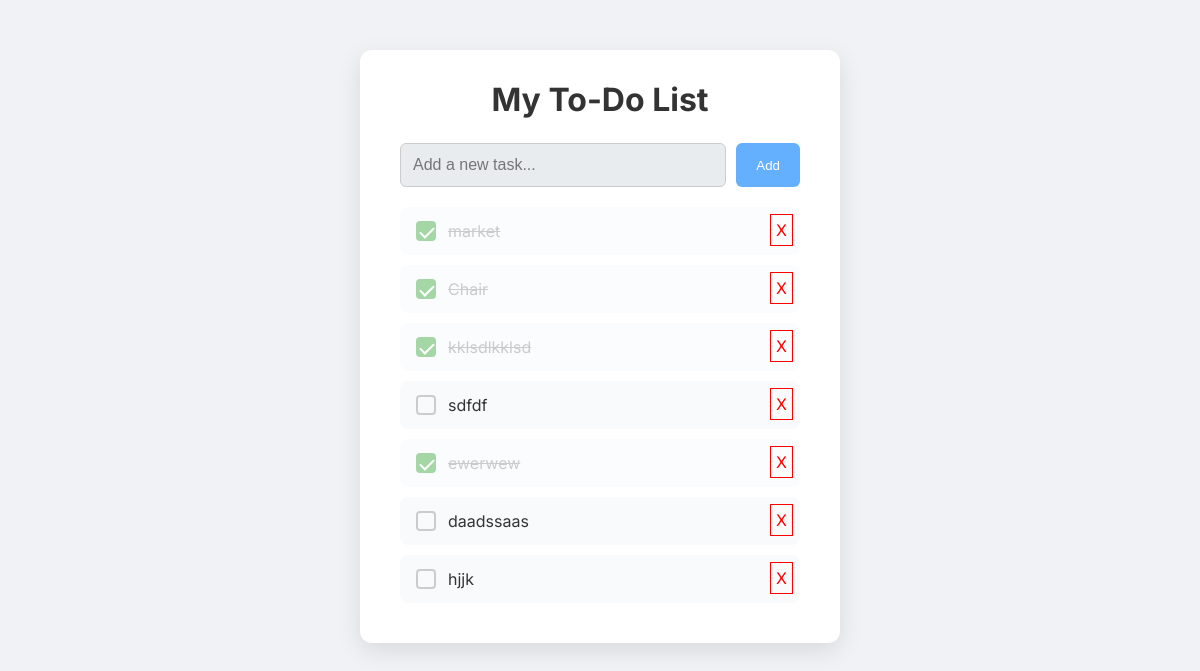
Before: / with the older database file.
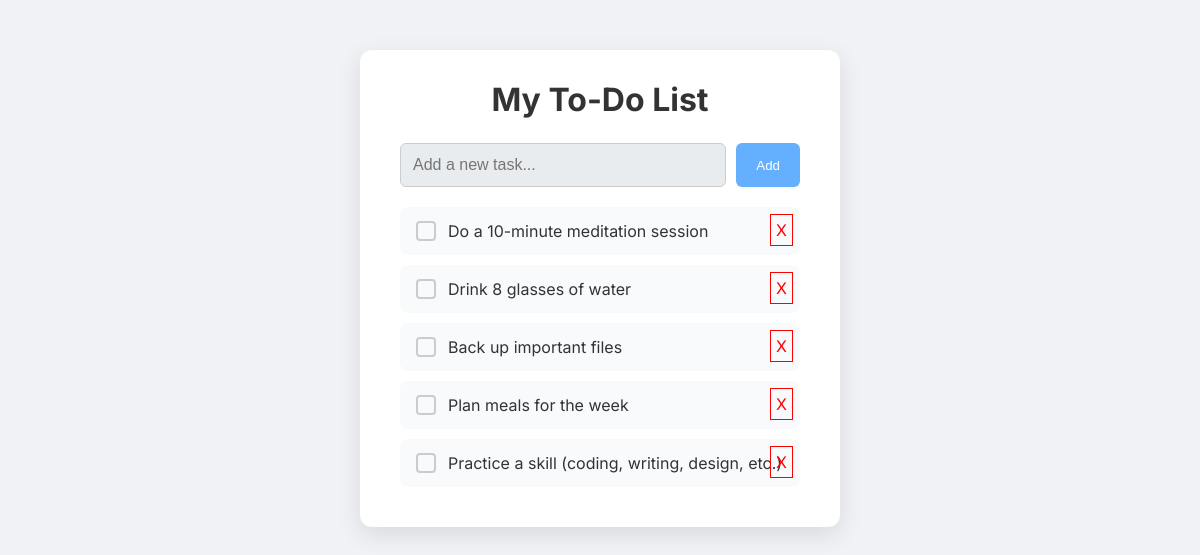
After: the same page with the newer database file.
### todoapp/models.py (models this page shows, shortened)
class Todo(models.Model):
    title = models.CharField(max_length=200)
    completed = models.BooleanField(default=False)

### todoapp/views.py (the view)
# urls.py: path('', views.index, name='index'),
def index(request):
    if request.method == 'POST':
        data = json.loads(request.body)
        todoForm = TodoForm(data)
        if todoForm.is_valid():
            cd = todoForm.cleaned_data
            print(cd)
            todo = Todo(title = cd['title'], completed = False)
            todo.save()
            print(todo)
            response = {
                "csrfmiddlewaretoken": get_token(request),
                "id": todo.id,
                "title": todo.title,
            }
            return JsonResponse(response, status=200)
        else:
            return JsonResponse(todoForm.errors, status=400)
    else:
        todos = Todo.objects.all()
        context = {
            'todos': todos
        }
        return render(request, 'index.html', context)

### todoapp/templates/index.html (shortened to what this page needs)
{% load static %}
<!DOCTYPE html>
<html lang="en">
  <head>
    <link rel="stylesheet" href="{% static 'styles/style.css' %}" />
  </head>
  <body>
    <div class="app-container">
      <h1>My To-Do List</h1>
      <form class="input-group" method="POST" action="#" onsubmit="return false">
        <input type="text" placeholder="Add a new task..." name="title" id="title"/>
        <button type="submit" onclick="submitForm(event)">Add</button><div class="spinner hide" id="submitSpinner"></div>
      </form>
      <ul class="task-list", id="parentlist">
        {% for todo in todos %}
        <li id="task{{ todo.id }}">
          {% if todo.completed %}
          <label class="task disabled">
            <span class="checkmark"></span>
            <span class="task-text">{{ todo.title}}</span>
          </label>
          {% else %}
            <label class="task">
              <span class="checkmark"></span>
              <span class="task-text">{{ todo.title}}</span>
            </label>
          {% endif %}
          <span class="close" onclick="deleteTodo(event,'{{ todo.id }}')">X</span>
        </li>
        {% endfor %}
      </ul>
    </div>
  </body>
</html>

### static/styles/style.css (style rules this page uses)
* { margin: 0; padding: 0; box-sizing: border-box; }
body { font-family: 'Inter', sans-serif; background-color: #f0f2f5; display: flex; justify-content: center; padding: 50px; }
.app-container { background: #fff; padding: 30px 40px; border-radius: 12px; box-shadow: 0 8px 24px rgba(0, 0, 0, 0.1); width: 100%; max-width: 480px; }
h1 { text-align: center; color: #333; margin-bottom: 24px; }
.input-group { display: flex; gap: 10px; margin-bottom: 20px; }
.input-group input { flex: 1; padding: 12px; border: 1px solid #ccc; border-radius: 6px; background-color: #e9ecef; font-size: 16px; }
.input-group button { background: #007bff; color: #fff; border: none; padding: 12px 20px; border-radius: 6px; opacity: 0.6; cursor: pointer; }
.task-list { list-style: none; }
.task { display: flex; align-items: center; background: #f8fafc; padding: 14px 16px; border-radius: 8px; margin-bottom: 10px; position: relative; cursor: pointer; transition: background 0.3s; }
.checkmark { height: 20px; width: 20px; border: 2px solid #ccc; border-radius: 4px; margin-right: 12px; position: relative; flex-shrink: 0; }
.task-text { font-size: 16px; color: #333; transition: color 0.3s, text-decoration 0.3s; }
li { position: relative; }
.close { color: red; position: absolute; z-index: 1000; left: 370px; top: 7px; display: inline-block; border: 1px solid red; padding: 5px; text-align: center; }

Changed rows visible on the page:
removed Todo: title "market"
removed Todo: title "Chair"
removed Todo: title "kklsdlkklsd"
removed Todo: title "sdfdf"
removed Todo: title "ewerwew"
removed Todo: title "daadssaas"
removed Todo: title "hjjk"
added Todo: title "Do a 10-minute meditation session"
added Todo: title "Drink 8 glasses of water"
added Todo: title "Back up important files"
added Todo: title "Plan meals for the week"
added Todo: title "Practice a skill (coding, writing, design, etc.)"
